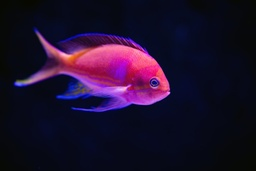
#> input picture pez.jpg, 256 x 171 px, shrunk from 1024 x 684 before the run
$ jupyter execute Prac03-Brillo.ipynb
#> lines starting #> are read from the running program, lines starting #| are printed output that depends on the picture
# **Práctica 3: Brillo y contraste**

Este cuaderno desarrolla contenidos prácticos de la asignatura **Visión artificial** del Grado en Ciencia e Ingeniería de Datos.

***

# Histograma

Para analizar el brillo y el contraste de una imagen es importante entender el histograma de intensidades. Para ello se va a comenzar la práctica realizando una función para visualizar una imagen junto a su histograma.

> Implementa una función que dada una imagen realice una visualización conjunta tanto de la imagen como de su histograma y distribución acumulada siguiendo las indicaciones que se muestran a continuación:
>
> Se debe verificar que la imagen es de tipo uint8. El histograma tendrá 256 bins, desde 0 a 255
>
> La función debe permitir el uso de imágenes en color o de imágenes en escala de grises
>
> Para calcular el histograma se debe implementar una función propia
>

A continuación se muestra algo de ayuda.

[cell 1]
# Importar bibliotecas que pueden ser necesarias
import matplotlib.pyplot as plt
import numpy as np
import cv2
import skimage

[cell 2]
# Creación de la figura
width, height = plt.rcParams['figure.figsize']
fig, (ax_img, ax_hist) = plt.subplots(1, 2, figsize=(2*width, height))

# La primera se usará para la imagen, la segunda para el histograma

# Ejemplo de visualización de la imagen
img = np.random.randint(0, 256, size=(100, 100), dtype=np.uint8)
ax_img.imshow(img, cmap='gray')

# Ejemplo de visualización del histograma
hist = np.random.randint(0, 256, size=(256,), dtype=np.uint8)
ax_hist.bar(np.arange(256), hist)
plt.show()
#> figure, not shown here; panel 2: tallest bar 255 high, from x = 110.6 to 111.4

[cell 3]
def iter_channels(color_image):
    """Itera sobre los canales de una imagen en color."""
    for channel in np.moveaxis(color_image, -1, 0):
        yield channel

def compute_histogram(image, bins=256):
    """Calcula el histograma manualmente para una imagen de tipo uint8."""
#> called with bins = 256
    histogram = np.zeros(bins, dtype=int)
    for pixel in image.ravel():
        histogram[pixel] += 1
    return histogram

def plot_histogram(img):
    """Visualiza la imagen, su histograma y la distribución acumulativa."""
    fig, axes = plt.subplots(1, 3, figsize=(18, 5))

    # Mostrar la imagen original
    if img.ndim == 2:
        axes[0].imshow(img, cmap='gray')
        axes[0].set_title("Imagen en escala de grises")
        hist = compute_histogram(img)
        cdf = hist.cumsum() / hist.sum()

        axes[1].bar(range(256), hist, color='blue', alpha=0.7)
        axes[1].set_title("Histograma (Escala de Grises)")

        axes[2].plot(cdf, color='black')
        axes[2].set_title("Distribución Acumulada")
        axes[2].set_ylim(0, 1)

    elif img.ndim == 3:
        axes[0].imshow(cv2.cvtColor(img, cv2.COLOR_BGR2RGB))  # Convertir de BGR a RGB
        axes[0].set_title("Imagen en color")

        colores = 'rgb'
        for channel, color in zip(iter_channels(img), colores):
            hist = compute_histogram(channel)
            cdf = hist.cumsum() / hist.sum()

            axes[1].plot(hist, color=color)
            axes[2].plot(cdf, color=color)

        axes[1].set_title("Histograma por canal (RGB)")
        axes[2].set_title("Distribución Acumulada por canal (RGB)")
        axes[2].set_ylim(0, 1)

    for ax in axes:
        ax.set_xlabel("Intensidad de píxel")
    plt.tight_layout()
    plt.show()
#> figure, not shown here; panel 2: tallest bar 61 high, from x = 132.6 to 133.4; panel 3: curve peaks at x = 255, y = 1

plot_histogram(img)

## Ajuste de contraste lineal

Una vez que se tiene la visualización del histograma se puede analizar mejor el brillo y el contraste. También es más fácil entender cómo funcionan los métodos de ajuste de contraste.

> Crea una función que realice un ajuste de intensidad afín usando la ecuación $s = ra+b$, donde $s$ es el valor del píxel de salida, $r$ el de entrada y $a$ y $b$ son dos constantes. La función debe evitar que el resultado se salga del rango de representación (`np.clip`). Para ello se recomienda realizar una conversión a flotante para realizar las operaciones (`img.astype(np.double)`). Después de la operación se debe volver a convertir a su formato original.

> Prueba con diversos valores de $a$ y $b$ y analiza el resultado.

[cell 4]
def affine_intensity_adjustment(img, a=1, b=0):
    if img.dtype != np.uint8:
        raise ValueError("La imagen debe ser de tipo uint8")
    image_float = img.astype(np.float64)
    # Aplicar la transformación afín
    adjusted_image = a * image_float + b
    # Asegurar que los valores se mantengan en el rango válido [0, 255]
    adjusted_image = np.clip(adjusted_image, 0, 255)

    return adjusted_image.astype(np.uint8)

# Cargar una imagen en escala de grises o color
img = cv2.imread('pez.jpg', cv2.IMREAD_COLOR)
#> img is the input picture: shape (171, 256, 3); mean B, G, R 43.2, 15.9, 30.4

# Aplicar ajustes con diferentes valores de a y b
img_adjusted_1 = affine_intensity_adjustment(img, a=1.5, b=0)  # Aumenta el contraste
img_adjusted_2 = affine_intensity_adjustment(img, a=1, b=50)   # Aumenta el brillo
#> call 2 of affine_intensity_adjustment, with a = 1, b = 50
#> in affine_intensity_adjustment (call 2), `adjusted_image = np.clip(adjusted_image, 0, 255)`:
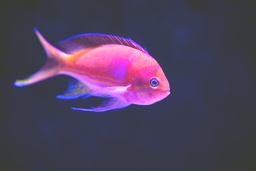
#> adjusted_image: shape (171, 256, 3) float64; mean B, G, R 93, 65.9, 79.2
img_adjusted_3 = affine_intensity_adjustment(img, a=0.7, b=-30) # Reduce contraste y brillo
#> call 3 of affine_intensity_adjustment, with a = 0.7, b = -30
#> in affine_intensity_adjustment (call 3), `adjusted_image = np.clip(adjusted_image, 0, 255)`:
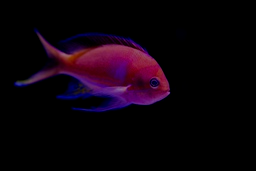
#> adjusted_image: shape (171, 256, 3) float64; mean B, G, R 10.8, 2.2, 12.4

# Visualizar los resultados
plt.figure(figsize=(12, 6))
plt.subplot(2, 2, 1)
plt.imshow(img)
plt.title("Imagen Original")

plt.subplot(2, 2, 2)
plt.imshow(img_adjusted_1)
plt.title("Mayor Contraste (a=1.5, b=0)")

plt.subplot(2, 2, 3)
plt.imshow(img_adjusted_2)
plt.title("Mayor Brillo (a=1, b=50)")

plt.subplot(2, 2, 4)
plt.imshow(img_adjusted_3)
plt.title("Menor Contraste y Brillo (a=0.7, b=-30)")

plt.tight_layout()
plt.show()
#> figure, not shown here; B, G, R data is drawn as R, G, B

# También podemos ver los histogramas antes y después del ajuste
plot_histogram(img)
#> the loop in plot_histogram (call 2), `for channel, color in zip(iter_channels(img), colores):` made 3 passes
#> color on passes 1 to 3: 'r', 'g', 'b'
plot_histogram(img_adjusted_1)
plot_histogram(img_adjusted_2)
plot_histogram(img_adjusted_3)
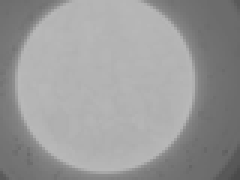
#> input picture convection.png, 80 x 60 px, shrunk from 320 x 240 before the run (shown 3 times larger)
#> further down, img is the input picture: shape (60, 80); min 75, max 184, mean 153.4

> Realiza la normalización de la imagen usando $r_{norm} =  \frac{r - r_{min}} {r_{max} - r_{min}}$, donde $r_{min}$ es el valor de intensidad mínimo de la imagen, y  $r_{max}$ es el máximo. Este tipo de normalización (min-max normalization) debe retornar una imagen en el rango [0, 1]. En el caso de imagen de color, realiza este proceso para cada canal.

> Convierte la imagen normalizada al rango [0, 255] (se consigue simplemente multiplicando por 255).

> Repite el proceso usando el percentil 2 y 98 como valores de $r_{min}$ y $r_{max}$.

> Usa las técnicas anteriores para visualizar la imagen `http://www.atc.uniovi.es/grado/3va/prac/convection.png`

[cell 5]
def min_max_normalization(img, min_val=None, max_val=None):
    if img.dtype != np.uint8:
        raise ValueError("La imagen debe ser de tipo uint8")

    image_float = img.astype(np.float64)
#> image_float: shape (60, 80) float64
    # Si min_val y max_val no se definen, usar valores mínimo y máximo de la imagen
    if min_val is None:
        min_val = image_float.min()
#> min_val = 75
    if max_val is None:
        max_val = image_float.max()
#> max_val = 184

    # Aplicar la normalización min-max
    norm_img = (image_float - min_val) / (max_val - min_val)
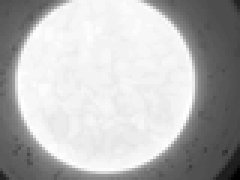
#> norm_img: shape (60, 80) float64 (shown 3 times larger); min 0, max 1, mean 0.719
    norm_img = np.clip(norm_img, 0, 1)

    # Convertir a escala [0, 255] y de vuelta a uint8
    return (norm_img * 255).astype(np.uint8)
#> returned value: shape (60, 80)

def percentile_normalization(img, p_min=2, p_max=98):
#> called with p_min = 2, p_max = 98
    min_val = np.percentile(img, p_min)
#> min_val = 105
    max_val = np.percentile(img, p_max)
#> max_val = 183
    return min_max_normalization(img, min_val, max_val)
#> call 2 of min_max_normalization, with min_val = 105, max_val = 183
#> in min_max_normalization (call 2), `norm_img = np.clip(norm_img, 0, 1)`:
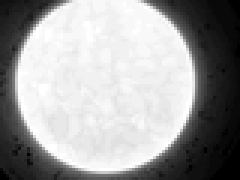
#> norm_img: shape (60, 80) float64 (shown 3 times larger); min 0, max 1, mean 0.623

# Cargar una imagen en escala de grises o color
img = cv2.imread('convection.png', cv2.IMREAD_GRAYSCALE)  # O IMREAD_COLOR para color

# Aplicar normalización min-max
img_norm = min_max_normalization(img)

# Aplicar normalización usando percentiles 2-98
img_percentile = percentile_normalization(img)

# Visualizar los resultados
plt.figure(figsize=(12, 6))
plt.subplot(1, 3, 1)
plt.imshow(img, cmap='gray')
plt.title("Imagen Original")

plt.subplot(1, 3, 2)
plt.imshow(img_norm, cmap='gray')
plt.title("Normalización Min-Max")

plt.subplot(1, 3, 3)
plt.imshow(img_percentile, cmap='gray')
plt.title("Normalización Percentil 2-98")

plt.tight_layout()
plt.show()

# También visualizar los histogramas
plot_histogram(img)
plot_histogram(img_norm)
plot_histogram(img_percentile)

# Ajuste de contraste no lineal

También es posible realizar ajuste con transformaciones no lineales. Una de las posibilidades es el ajuste de sigmoide, $s = \frac{1}{1 + e^{(\mathrm{cutoff} - r)\mathrm{gain}}}$ donde $s$ es el valor de píxel transformado, $r$ es la intensidad de entrada y $\mathrm{cutoff}$ y $\mathrm{gain}$ son parámetros. Esta ecuación asume que los valores de entrada están normalizados en el intervalo [0, 1].

> Realiza la representación de la función de transformación para $\mathrm{cutoff} = 0.5$ y $\mathrm{gain} = 12$.

[cell 6]
import numpy as np
import matplotlib.pyplot as plt

def transformation_function(r, cutoff=0.5, gain=12):
    return 1 / (1 + np.exp(-gain * (r - cutoff)))

r_values = np.linspace(0, 1, 256)
s_values = transformation_function(r_values, cutoff=0.5, gain=12)
# Graficar la función de transformación
plt.figure(figsize=(8, 5))
plt.plot(r_values, s_values, label="Función de transformación", color='blue')
plt.axvline(x=0.5, linestyle='--', color='green', label="Cutoff = 0.5")
plt.xlabel("Intensidad de entrada (r)")
plt.ylabel("Intensidad de salida (s)")
plt.title("Función de Transformación con Cutoff=0.5 y Gain=12")
plt.legend()
plt.grid(True)
plt.show()
#> figure, not shown here; curve peaks at x = 1, y = 0.998

Ahora realiza esta mejora de contraste en la imagen `http://www.atc.uniovi.es/grado/3va/prac/persona.png`.

[cell 7]
import cv2
import numpy as np
import matplotlib.pyplot as plt

# Cargar la imagen en color
img = cv2.imread('persona.png', cv2.IMREAD_COLOR)
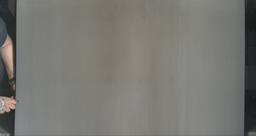
#> input picture persona.png, 256 x 136 px, shrunk from 1024 x 542 before the run
#> img is the input picture: shape (136, 256, 3); mean B, G, R 114.9, 120, 120.1

# Convertir a float64 y normalizar a [0,1]
img_float = img.astype(np.float64) / 255.0

img_sigmoid = transformation_function(img_float)
#> call 2 of transformation_function, with cutoff = 0.5, gain = 12
#> in transformation_function (call 2), `return 1 / (1 + np.exp(-gain * (r - cutoff)))`:
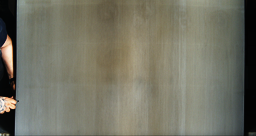
#> returned value: shape (136, 256, 3) float64; mean of channels 0, 1, 2 0.395, 0.454, 0.457; drawn as B, G, R
img_sigmoid = (img_sigmoid * 255).astype(np.uint8)

# Visualizar los resultados
plt.figure(figsize=(12, 6))
plt.subplot(1, 2, 1)
plt.imshow(cv2.cvtColor(img, cv2.COLOR_BGR2RGB))  # Convertir BGR a RGB para visualización correcta
plt.title("Imagen Original")

plt.subplot(1, 2, 2)
plt.imshow(cv2.cvtColor(img_sigmoid, cv2.COLOR_BGR2RGB))
plt.title("Normalización Sigmoide")

plt.tight_layout()
plt.show()
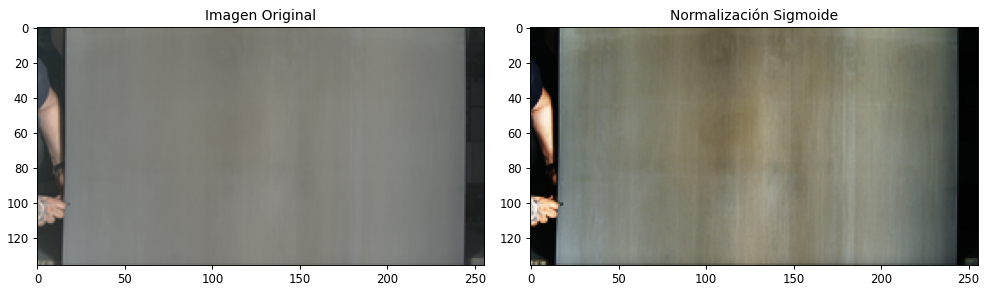
#> figure drawn by matplotlib, 2 panels

# Visualizar los histogramas
plot_histogram(img)
#> the loop in plot_histogram (call 9), `for channel, color in zip(iter_channels(img), colores):` made 3 passes
#> in plot_histogram (call 9), `plt.show()`:
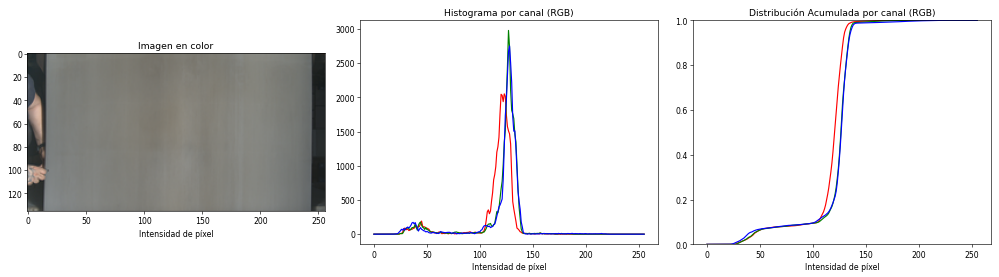
#> figure drawn by matplotlib, 3 panels; panel 2: curve peaks at x = 123, y = 2051; panel 2: curve peaks at x = 127, y = 2978; panel 2: curve peaks at x = 128, y = 2751; panel 3: curve peaks at x = 190, y = 1
plot_histogram(img_sigmoid)
#> the loop in plot_histogram (call 10), `for channel, color in zip(iter_channels(img), colores):` made 3 passes
#> in plot_histogram (call 10), `plt.show()`:
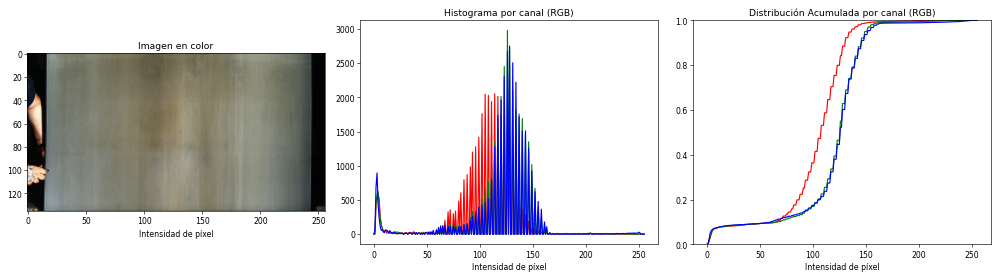
#> figure drawn by matplotlib, 3 panels; panel 2: curve peaks at x = 114, y = 2051; panel 2: curve peaks at x = 126, y = 2978; panel 2: curve peaks at x = 128, y = 2751; panel 3: curve peaks at x = 242, y = 1
